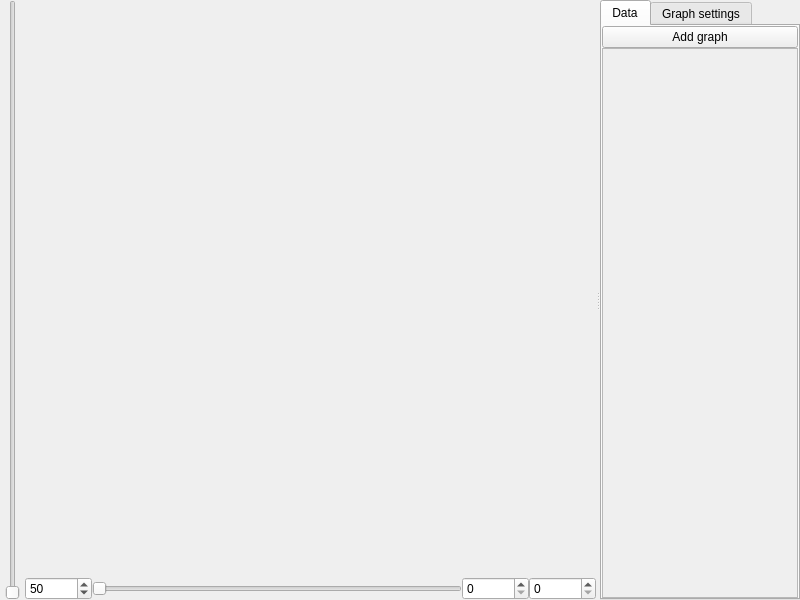
<?xml version="1.0" encoding="UTF-8"?>
<ui version="4.0">
 <class>GraphWindow</class>
 <widget class="QMainWindow" name="GraphWindow">
  <property name="geometry">
   <rect>
    <x>0</x>
    <y>0</y>
    <width>800</width>
    <height>600</height>
   </rect>
  </property>
  <property name="windowTitle">
   <string>MainWindow</string>
  </property>
  <widget class="QWidget" name="centralwidget">
   <layout class="QHBoxLayout" name="horizontalLayout">
    <property name="spacing">
     <number>0</number>
    </property>
    <property name="leftMargin">
     <number>0</number>
    </property>
    <property name="topMargin">
     <number>0</number>
    </property>
    <property name="rightMargin">
     <number>0</number>
    </property>
    <property name="bottomMargin">
     <number>0</number>
    </property>
    <item>
     <layout class="QVBoxLayout" name="verticalLayout">
      <property name="spacing">
       <number>0</number>
      </property>
      <property name="leftMargin">
       <number>0</number>
      </property>
      <item>
       <widget class="QSlider" name="ScaleSlider">
        <property name="minimumSize">
         <size>
          <width>25</width>
          <height>0</height>
         </size>
        </property>
        <property name="maximumSize">
         <size>
          <width>25</width>
          <height>16777215</height>
         </size>
        </property>
        <property name="minimum">
         <number>0</number>
        </property>
        <property name="maximum">
         <number>100</number>
        </property>
        <property name="value">
         <number>0</number>
        </property>
        <property name="sliderPosition">
         <number>0</number>
        </property>
        <property name="orientation">
         <enum>Qt::Vertical</enum>
        </property>
       </widget>
      </item>
     </layout>
    </item>
    <item>
     <widget class="QSplitter" name="splitter">
      <property name="orientation">
       <enum>Qt::Horizontal</enum>
      </property>
      <property name="childrenCollapsible">
       <bool>true</bool>
      </property>
      <widget class="QWidget" name="verticalLayoutWidget_2">
       <layout class="QVBoxLayout" name="graphLayout" stretch="1,0">
        <property name="spacing">
         <number>0</number>
        </property>
        <property name="bottomMargin">
         <number>0</number>
        </property>
        <item>
         <widget class="QCustomPlot" name="graph" native="true"/>
        </item>
        <item>
         <layout class="QHBoxLayout" name="horizontalLayout_2">
          <property name="spacing">
           <number>0</number>
          </property>
          <item>
           <widget class="QSpinBox" name="RangeBox">
            <property name="minimum">
             <number>1</number>
            </property>
            <property name="maximum">
             <number>999999999</number>
            </property>
            <property name="value">
             <number>50</number>
            </property>
           </widget>
          </item>
          <item>
           <widget class="QSlider" name="RangeSlider">
            <property name="maximum">
             <number>100</number>
            </property>
            <property name="orientation">
             <enum>Qt::Horizontal</enum>
            </property>
           </widget>
          </item>
          <item>
           <widget class="QSpinBox" name="RangeStart">
            <property name="maximum">
             <number>999999999</number>
            </property>
           </widget>
          </item>
          <item>
           <widget class="QSpinBox" name="RangeEnd">
            <property name="maximum">
             <number>999999999</number>
            </property>
           </widget>
          </item>
         </layout>
        </item>
       </layout>
      </widget>
      <widget class="QTabWidget" name="tabWidget">
       <property name="maximumSize">
        <size>
         <width>200</width>
         <height>16777215</height>
        </size>
       </property>
       <property name="currentIndex">
        <number>0</number>
       </property>
       <widget class="QWidget" name="DataTab">
        <attribute name="title">
         <string>Data</string>
        </attribute>
        <layout class="QVBoxLayout" name="verticalLayout_3">
         <property name="spacing">
          <number>0</number>
         </property>
         <property name="leftMargin">
          <number>0</number>
         </property>
         <property name="topMargin">
          <number>0</number>
         </property>
         <property name="rightMargin">
          <number>0</number>
         </property>
         <property name="bottomMargin">
          <number>0</number>
         </property>
         <item>
          <widget class="QPushButton" name="AddGraphButton">
           <property name="text">
            <string>Add graph</string>
           </property>
          </widget>
         </item>
         <item>
          <widget class="QScrollArea" name="scrollArea_2">
           <property name="widgetResizable">
            <bool>true</bool>
           </property>
           <widget class="QWidget" name="scrollAreaWidgetContents_2">
            <property name="geometry">
             <rect>
              <x>0</x>
              <y>0</y>
              <width>192</width>
              <height>549</height>
             </rect>
            </property>
           </widget>
          </widget>
         </item>
        </layout>
       </widget>
       <widget class="QWidget" name="SettingsTab">
        <attribute name="title">
         <string>Graph settings</string>
        </attribute>
        <layout class="QVBoxLayout" name="verticalLayout_2">
         <property name="spacing">
          <number>0</number>
         </property>
         <property name="leftMargin">
          <number>0</number>
         </property>
         <property name="topMargin">
          <number>0</number>
         </property>
         <property name="rightMargin">
          <number>0</number>
         </property>
         <property name="bottomMargin">
          <number>0</number>
         </property>
         <item>
          <widget class="QScrollArea" name="scrollArea">
           <property name="widgetResizable">
            <bool>true</bool>
           </property>
           <widget class="QWidget" name="scrollAreaWidgetContents">
            <property name="geometry">
             <rect>
              <x>0</x>
              <y>0</y>
              <width>192</width>
              <height>572</height>
             </rect>
            </property>
            <layout class="QFormLayout" name="formLayout_2">
             <item row="0" column="0">
              <widget class="QLabel" name="labelGrType">
               <property name="text">
                <string>Graph type</string>
               </property>
              </widget>
             </item>
             <item row="0" column="1">
              <widget class="QComboBox" name="GraphTypeBox"/>
             </item>
             <item row="1" column="0" colspan="2">
              <widget class="Line" name="line">
               <property name="orientation">
                <enum>Qt::Horizontal</enum>
               </property>
              </widget>
             </item>
             <item row="2" column="0">
              <widget class="QLabel" name="labelBgColor">
               <property name="text">
                <string>Background color</string>
               </property>
              </widget>
             </item>
             <item row="2" column="1">
              <widget class="QPushButton" name="BgColorButton">
               <property name="text">
                <string/>
               </property>
              </widget>
             </item>
             <item row="3" column="0" colspan="2">
              <widget class="Line" name="line_2">
               <property name="orientation">
                <enum>Qt::Horizontal</enum>
               </property>
              </widget>
             </item>
             <item row="4" column="0" colspan="2">
              <widget class="QToolBox" name="toolBox">
               <property name="sizePolicy">
                <sizepolicy hsizetype="Preferred" vsizetype="Expanding">
                 <horstretch>0</horstretch>
                 <verstretch>0</verstretch>
                </sizepolicy>
               </property>
               <property name="layoutDirection">
                <enum>Qt::LeftToRight</enum>
               </property>
               <property name="currentIndex">
                <number>0</number>
               </property>
               <widget class="QWidget" name="GridSettings">
                <property name="geometry">
                 <rect>
                  <x>0</x>
                  <y>0</y>
                  <width>174</width>
                  <height>76</height>
                 </rect>
                </property>
                <attribute name="label">
                 <string>Grid settings</string>
                </attribute>
                <layout class="QFormLayout" name="formLayout">
                 <item row="0" column="0">
                  <widget class="QLabel" name="labelGridType">
                   <property name="text">
                    <string>Type</string>
                   </property>
                  </widget>
                 </item>
                 <item row="0" column="1">
                  <widget class="QComboBox" name="GridTypeBox"/>
                 </item>
                 <item row="1" column="0">
                  <widget class="QLabel" name="labelGridColor">
                   <property name="text">
                    <string>Color</string>
                   </property>
                  </widget>
                 </item>
                 <item row="1" column="1">
                  <widget class="QPushButton" name="GridColorButton">
                   <property name="text">
                    <string/>
                   </property>
                  </widget>
                 </item>
                 <item row="2" column="0" colspan="2">
                  <widget class="Line" name="line_3">
                   <property name="orientation">
                    <enum>Qt::Horizontal</enum>
                   </property>
                  </widget>
                 </item>
                </layout>
               </widget>
               <widget class="QWidget" name="AxisSettings">
                <property name="geometry">
                 <rect>
                  <x>0</x>
                  <y>0</y>
                  <width>100</width>
                  <height>30</height>
                 </rect>
                </property>
                <attribute name="label">
                 <string>Axis settings</string>
                </attribute>
               </widget>
              </widget>
             </item>
            </layout>
           </widget>
          </widget>
         </item>
        </layout>
       </widget>
      </widget>
     </widget>
    </item>
   </layout>
  </widget>
 </widget>
 <customwidgets>
  <customwidget>
   <class>QCustomPlot</class>
   <extends>QWidget</extends>
   <header>qcustomplot.h</header>
   <container>1</container>
  </customwidget>
 </customwidgets>
 <resources/>
 <connections/>
</ui>
